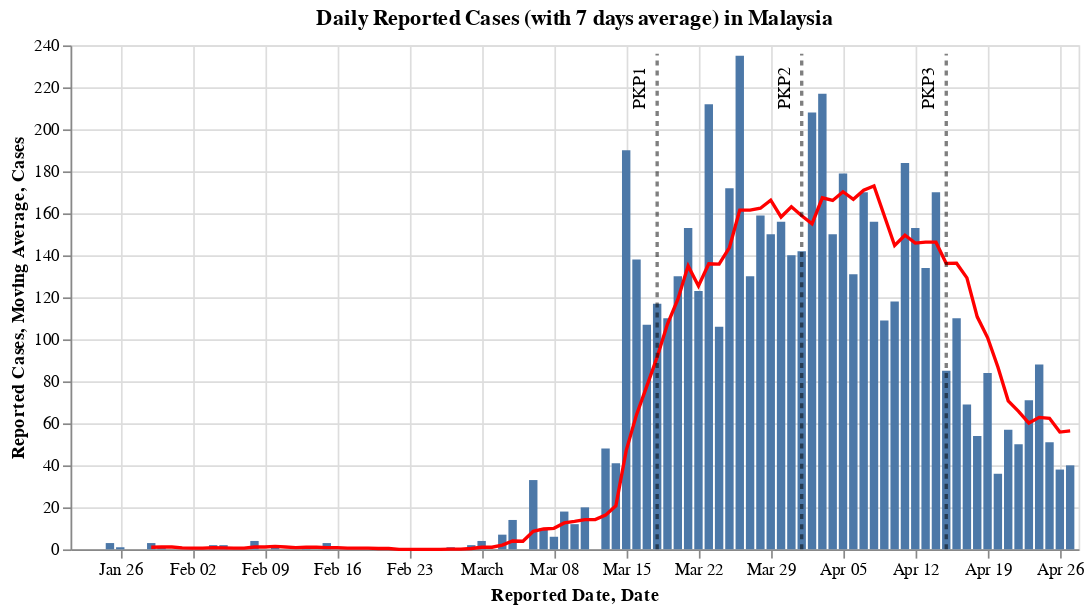

The cell this chart's notebook holds for it:
### Code cell
#hide_input
rolling_window = 7
df_reported_my = df_confirmed_my[['Reported Date', 'Cummulative Cases']].set_index('Reported Date').diff().rename(columns={'Cummulative Cases': 'Reported Cases'}).reset_index()
df_reported_my[f'Moving Average'] = df_reported_my.iloc[:, 1].rolling(window=rolling_window).mean()

_new_bar = alt.Chart(df_reported_my).mark_bar().encode(
    x='Reported Date:T',
    y='Reported Cases:Q',
    tooltip = list(df_reported_my)
)

_average_line = alt.Chart(df_reported_my).mark_line(color = 'red').encode(
    x='Reported Date:T',
    y='Moving Average:Q',
    tooltip = list(df_reported_my)
)

(_new_bar + _average_line + _pkp_line(df_reported_my['Reported Cases'].max() + 1)).properties(
    title = f'Daily Reported Cases (with {rolling_window} days average) in Malaysia',
    width = 600
)

### Figure 1 — Vega-Lite specification as saved in the notebook (floating-point values rounded to 4 significant figures)
{"config": {"view": {"continuousWidth": 400, "continuousHeight": 300}}, "layer": [{"mark": "bar", "encoding": {"tooltip": [{"type": "temporal", "field": "Reported Date"}, {"type": "quantitative", "field": "Reported Cases"}, {"type": "quantitative", "field": "Moving Average"}], "x": {"type": "temporal", "field": "Reported Date"}, "y": {"type": "quantitative", "field": "Reported Cases"}}}, {"mark": {"type": "line", "color": "red"}, "encoding": {"tooltip": [{"type": "temporal", "field": "Reported Date"}, {"type": "quantitative", "field": "Reported Cases"}, {"type": "quantitative", "field": "Moving Average"}], "x": {"type": "temporal", "field": "Reported Date"}, "y": {"type": "quantitative", "field": "Moving Average"}}}, {"layer": [{"mark": {"type": "line", "color": "black", "opacity": 0.5, "strokeDash": [3, 3]}, "encoding": {"x": {"type": "temporal", "field": "Date"}, "y": {"type": "quantitative", "field": "Cases"}}}, {"mark": {"type": "text", "angle": 270, "dx": -20, "dy": -10, "text": "PKP1"}, "encoding": {"x": {"type": "temporal", "field": "Date"}, "y": {"type": "quantitative", "field": "Cases"}}, "transform": [{"filter": "(datum['Cases'] > 0)"}]}, {"layer": [{"mark": {"type": "line", "color": "black", "opacity": 0.5, "strokeDash": [3, 3]}, "encoding": {"x": {"type": "temporal", "field": "Date"}, "y": {"type": "quantitative", "field": "Cases"}}}, {"mark": {"type": "text", "angle": 270, "dx": -20, "dy": -10, "text": "PKP2"}, "encoding": {"x": {"type": "temporal", "field": "Date"}, "y": {"type": "quantitative", "field": "Cases"}}, "transform": [{"filter": "(datum['Cases'] > 0)"}]}], "data": {"name": "data-d49808d2bcbfb0513fefeb1f874b0889"}}, {"layer": [{"mark": {"type": "line", "color": "black", "opacity": 0.5, "strokeDash": [3, 3]}, "encoding": {"x": {"type": "temporal", "field": "Date"}, "y": {"type": "quantitative", "field": "Cases"}}}, {"mark": {"type": "text", "angle": 270, "dx": -20, "dy": -10, "text": "PKP3"}, "encoding": {"x": {"type": "temporal", "field": "Date"}, "y": {"type": "quantitative", "field": "Cases"}}, "transform": [{"filter": "(datum['Cases'] > 0)"}]}], "data": {"name": "data-d30347222c9c6b23fc6fbed81012ae6b"}}], "data": {"name": "data-cdbce87c192bbdb8b9abe7032bad2101"}}], "data": {"name": "data-b9d31e6e64572482ec043665c4043bee"}, "title": "Daily Reported Cases (with 7 days average) in Malaysia", "width": 600, "$schema": "https://vega.github.io/schema/vega-lite/v4.8.1.json", "datasets": {"data-b9d31e6e64572482ec043665c4043bee": [{"Reported Date": "2020-01-22T00:00:00", "Reported Cases": null, "Moving Average": null}, {"Reported Date": "2020-01-23T00:00:00", "Reported Cases": 0.0, "Moving Average": null}, {"Reported Date": "2020-01-24T00:00:00", "Reported Cases": 0.0, "Moving Average": null}, {"Reported Date": "2020-01-25T00:00:00", "Reported Cases": 3.0, "Moving Average": null}, {"Reported Date": "2020-01-26T00:00:00", "Reported Cases": 1.0, "Moving Average": null}, {"Reported Date": "2020-01-27T00:00:00", "Reported Cases": 0.0, "Moving Average": null}, {"Reported Date": "2020-01-28T00:00:00", "Reported Cases": 0.0, "Moving Average": null}, {"Reported Date": "2020-01-29T00:00:00", "Reported Cases": 3.0, "Moving Average": 1.0}, {"Reported Date": "2020-01-30T00:00:00", "Reported Cases": 1.0, "Moving Average": 1.143}, {"Reported Date": "2020-01-31T00:00:00", "Reported Cases": 0.0, "Moving Average": 1.143}, {"Reported Date": "2020-02-01T00:00:00", "Reported Cases": 0.0, "Moving Average": 0.7143}, {"Reported Date": "2020-02-02T00:00:00", "Reported Cases": 0.0, "Moving Average": 0.5714}, {"Reported Date": "2020-02-03T00:00:00", "Reported Cases": 0.0, "Moving Average": 0.5714}, {"Reported Date": "2020-02-04T00:00:00", "Reported Cases": 2.0, "Moving Average": 0.8571}, {"Reported Date": "2020-02-05T00:00:00", "Reported Cases": 2.0, "Moving Average": 0.7143}, {"Reported Date": "2020-02-06T00:00:00", "Reported Cases": 0.0, "Moving Average": 0.5714}, {"Reported Date": "2020-02-07T00:00:00", "Reported Cases": 0.0, "Moving Average": 0.5714}, {"Reported Date": "2020-02-08T00:00:00", "Reported Cases": 4.0, "Moving Average": 1.143}, {"Reported Date": "2020-02-09T00:00:00", "Reported Cases": 0.0, "Moving Average": 1.143}, {"Reported Date": "2020-02-10T00:00:00", "Reported Cases": 2.0, "Moving Average": 1.429}, {"Reported Date": "2020-02-11T00:00:00", "Reported Cases": 0.0, "Moving Average": 1.143}, {"Reported Date": "2020-02-12T00:00:00", "Reported Cases": 0.0, "Moving Average": 0.8571}, {"Reported Date": "2020-02-13T00:00:00", "Reported Cases": 1.0, "Moving Average": 1.0}, {"Reported Date": "2020-02-14T00:00:00", "Reported Cases": 0.0, "Moving Average": 1.0}, {"Reported Date": "2020-02-15T00:00:00", "Reported Cases": 3.0, "Moving Average": 0.8571}, {"Reported Date": "2020-02-16T00:00:00", "Reported Cases": 0.0, "Moving Average": 0.8571}, {"Reported Date": "2020-02-17T00:00:00", "Reported Cases": 0.0, "Moving Average": 0.5714}, {"Reported Date": "2020-02-18T00:00:00", "Reported Cases": 0.0, "Moving Average": 0.5714}, {"Reported Date": "2020-02-19T00:00:00", "Reported Cases": 0.0, "Moving Average": 0.5714}, {"Reported Date": "2020-02-20T00:00:00", "Reported Cases": 0.0, "Moving Average": 0.4286}, {"Reported Date": "2020-02-21T00:00:00", "Reported Cases": 0.0, "Moving Average": 0.4286}, {"Reported Date": "2020-02-22T00:00:00", "Reported Cases": 0.0, "Moving Average": 0.0}, {"Reported Date": "2020-02-23T00:00:00", "Reported Cases": 0.0, "Moving Average": 0.0}, {"Reported Date": "2020-02-24T00:00:00", "Reported Cases": 0.0, "Moving Average": 0.0}, {"Reported Date": "2020-02-25T00:00:00", "Reported Cases": 0.0, "Moving Average": 0.0}, {"Reported Date": "2020-02-26T00:00:00", "Reported Cases": 0.0, "Moving Average": 0.0}, {"Reported Date": "2020-02-27T00:00:00", "Reported Cases": 1.0, "Moving Average": 0.1429}, {"Reported Date": "2020-02-28T00:00:00", "Reported Cases": 0.0, "Moving Average": 0.1429}, {"Reported Date": "2020-02-29T00:00:00", "Reported Cases": 2.0, "Moving Average": 0.4286}, {"Reported Date": "2020-03-01T00:00:00", "Reported Cases": 4.0, "Moving Average": 1.0}, {"Reported Date": "2020-03-02T00:00:00", "Reported Cases": 0.0, "Moving Average": 1.0}, {"Reported Date": "2020-03-03T00:00:00", "Reported Cases": 7.0, "Moving Average": 2.0}, {"Reported Date": "2020-03-04T00:00:00", "Reported Cases": 14.0, "Moving Average": 4.0}, {"Reported Date": "2020-03-05T00:00:00", "Reported Cases": 0.0, "Moving Average": 3.857}, {"Reported Date": "2020-03-06T00:00:00", "Reported Cases": 33.0, "Moving Average": 8.571}, {"Reported Date": "2020-03-07T00:00:00", "Reported Cases": 10.0, "Moving Average": 9.714}, {"Reported Date": "2020-03-08T00:00:00", "Reported Cases": 6.0, "Moving Average": 10.0}, {"Reported Date": "2020-03-09T00:00:00", "Reported Cases": 18.0, "Moving Average": 12.57}, {"Reported Date": "2020-03-10T00:00:00", "Reported Cases": 12.0, "Moving Average": 13.29}, {"Reported Date": "2020-03-11T00:00:00", "Reported Cases": 20.0, "Moving Average": 14.14}, {"Reported Date": "2020-03-12T00:00:00", "Reported Cases": 0.0, "Moving Average": 14.14}, {"Reported Date": "2020-03-13T00:00:00", "Reported Cases": 48.0, "Moving Average": 16.29}, {"Reported Date": "2020-03-14T00:00:00", "Reported Cases": 41.0, "Moving Average": 20.71}, {"Reported Date": "2020-03-15T00:00:00", "Reported Cases": 190.0, "Moving Average": 47.0}, {"Reported Date": "2020-03-16T00:00:00", "Reported Cases": 138.0, "Moving Average": 64.14}, {"Reported Date": "2020-03-17T00:00:00", "Reported Cases": 107.0, "Moving Average": 77.71}, {"Reported Date": "2020-03-18T00:00:00", "Reported Cases": 117.0, "Moving Average": 91.57}, {"Reported Date": "2020-03-19T00:00:00", "Reported Cases": 110.0, "Moving Average": 107.3}, {"Reported Date": "2020-03-20T00:00:00", "Reported Cases": 130.0, "Moving Average": 119.0}, {"Reported Date": "2020-03-21T00:00:00", "Reported Cases": 153.0, "Moving Average": 135.0}, {"Reported Date": "2020-03-22T00:00:00", "Reported Cases": 123.0, "Moving Average": 125.4}, {"Reported Date": "2020-03-23T00:00:00", "Reported Cases": 212.0, "Moving Average": 136.0}, {"Reported Date": "2020-03-24T00:00:00", "Reported Cases": 106.0, "Moving Average": 135.9}, {"Reported Date": "2020-03-25T00:00:00", "Reported Cases": 172.0, "Moving Average": 143.7}, {"Reported Date": "2020-03-26T00:00:00", "Reported Cases": 235.0, "Moving Average": 161.6}, {"Reported Date": "2020-03-27T00:00:00", "Reported Cases": 130.0, "Moving Average": 161.6}, {"Reported Date": "2020-03-28T00:00:00", "Reported Cases": 159.0, "Moving Average": 162.4}, {"Reported Date": "2020-03-29T00:00:00", "Reported Cases": 150.0, "Moving Average": 166.3}, {"Reported Date": "2020-03-30T00:00:00", "Reported Cases": 156.0, "Moving Average": 158.3}, {"Reported Date": "2020-03-31T00:00:00", "Reported Cases": 140.0, "Moving Average": 163.1}, {"Reported Date": "2020-04-01T00:00:00", "Reported Cases": 142.0, "Moving Average": 158.9}, {"Reported Date": "2020-04-02T00:00:00", "Reported Cases": 208.0, "Moving Average": 155.0}, {"Reported Date": "2020-04-03T00:00:00", "Reported Cases": 217.0, "Moving Average": 167.4}, {"Reported Date": "2020-04-04T00:00:00", "Reported Cases": 150.0, "Moving Average": 166.1}, {"Reported Date": "2020-04-05T00:00:00", "Reported Cases": 179.0, "Moving Average": 170.3}, {"Reported Date": "2020-04-06T00:00:00", "Reported Cases": 131.0, "Moving Average": 166.7}, {"Reported Date": "2020-04-07T00:00:00", "Reported Cases": 170.0, "Moving Average": 171.0}, {"Reported Date": "2020-04-08T00:00:00", "Reported Cases": 156.0, "Moving Average": 173.0}, {"Reported Date": "2020-04-09T00:00:00", "Reported Cases": 109.0, "Moving Average": 158.9}, {"Reported Date": "2020-04-10T00:00:00", "Reported Cases": 118.0, "Moving Average": 144.7}, {"Reported Date": "2020-04-11T00:00:00", "Reported Cases": 184.0, "Moving Average": 149.6}, {"Reported Date": "2020-04-12T00:00:00", "Reported Cases": 153.0, "Moving Average": 145.9}, {"Reported Date": "2020-04-13T00:00:00", "Reported Cases": 134.0, "Moving Average": 146.3}, {"Reported Date": "2020-04-14T00:00:00", "Reported Cases": 170.0, "Moving Average": 146.3}, {"Reported Date": "2020-04-15T00:00:00", "Reported Cases": 85.0, "Moving Average": 136.1}, {"Reported Date": "2020-04-16T00:00:00", "Reported Cases": 110.0, "Moving Average": 136.3}, {"Reported Date": "2020-04-17T00:00:00", "Reported Cases": 69.0, "Moving Average": 129.3}, {"Reported Date": "2020-04-18T00:00:00", "Reported Cases": 54.0, "Moving Average": 110.7}, {"Reported Date": "2020-04-19T00:00:00", "Reported Cases": 84.0, "Moving Average": 100.9}, {"Reported Date": "2020-04-20T00:00:00", "Reported Cases": 36.0, "Moving Average": 86.86}, {"Reported Date": "2020-04-21T00:00:00", "Reported Cases": 57.0, "Moving Average": 70.71}, {"Reported Date": "2020-04-22T00:00:00", "Reported Cases": 50.0, "Moving Average": 65.71}, {"Reported Date": "2020-04-23T00:00:00", "Reported Cases": 71.0, "Moving Average": 60.14}, {"Reported Date": "2020-04-24T00:00:00", "Reported Cases": 88.0, "Moving Average": 62.86}, {"Reported Date": "2020-04-25T00:00:00", "Reported Cases": 51.0, "Moving Average": 62.43}, {"Reported Date": "2020-04-26T00:00:00", "Reported Cases": 38.0, "Moving Average": 55.86}, {"Reported Date": "2020-04-27T00:00:00", "Reported Cases": 40.0, "Moving Average": 56.43}], "data-cdbce87c192bbdb8b9abe7032bad2101": [{"Date": "2020-03-18", "Cases": 0.0}, {"Date": "2020-03-18", "Cases": 236.0}], "data-d49808d2bcbfb0513fefeb1f874b0889": [{"Date": "2020-04-01", "Cases": 0.0}, {"Date": "2020-04-01", "Cases": 236.0}], "data-d30347222c9c6b23fc6fbed81012ae6b": [{"Date": "2020-04-15", "Cases": 0.0}, {"Date": "2020-04-15", "Cases": 236.0}]}}
